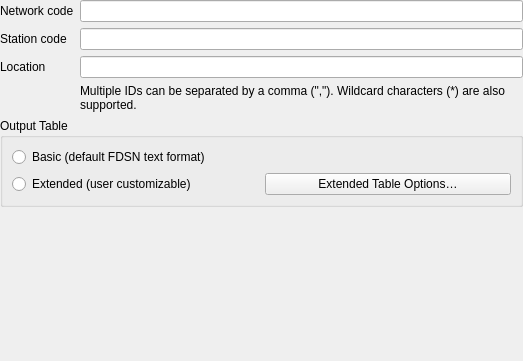
<?xml version="1.0" encoding="UTF-8"?>
<ui version="4.0">
 <class>filter_stations_by_id_widget_base</class>
 <widget class="QWidget" name="filter_stations_by_id_widget_base">
  <property name="geometry">
   <rect>
    <x>0</x>
    <y>0</y>
    <width>523</width>
    <height>361</height>
   </rect>
  </property>
  <property name="windowTitle">
   <string>Form</string>
  </property>
  <layout class="QGridLayout" name="gridLayout">
   <property name="leftMargin">
    <number>0</number>
   </property>
   <property name="topMargin">
    <number>0</number>
   </property>
   <property name="rightMargin">
    <number>0</number>
   </property>
   <property name="bottomMargin">
    <number>0</number>
   </property>
   <item row="1" column="0" colspan="2">
    <widget class="QLabel" name="label_3">
     <property name="text">
      <string>Station code</string>
     </property>
    </widget>
   </item>
   <item row="4" column="2">
    <widget class="QLabel" name="label">
     <property name="text">
      <string>Multiple IDs can be separated by a comma (&quot;,&quot;). Wildcard characters (*) are also supported.</string>
     </property>
     <property name="wordWrap">
      <bool>true</bool>
     </property>
    </widget>
   </item>
   <item row="2" column="2">
    <widget class="QLineEdit" name="edit_location_code"/>
   </item>
   <item row="7" column="0" colspan="3">
    <widget class="QGroupBox" name="groupBox_4">
     <property name="title">
      <string>Output Table</string>
     </property>
     <layout class="QGridLayout" name="gridLayout_8">
      <item row="1" column="0">
       <widget class="QRadioButton" name="radio_extended_output">
        <property name="text">
         <string>Extended (user customizable)</string>
        </property>
       </widget>
      </item>
      <item row="1" column="1">
       <widget class="QPushButton" name="output_table_options_button">
        <property name="text">
         <string>Extended Table Options…</string>
        </property>
       </widget>
      </item>
      <item row="0" column="0" colspan="2">
       <widget class="QRadioButton" name="radio_basic_output">
        <property name="text">
         <string>Basic (default FDSN text format)</string>
        </property>
       </widget>
      </item>
     </layout>
    </widget>
   </item>
   <item row="1" column="2">
    <widget class="QLineEdit" name="edit_station_code"/>
   </item>
   <item row="0" column="0" colspan="2">
    <widget class="QLabel" name="label_2">
     <property name="text">
      <string>Network code</string>
     </property>
    </widget>
   </item>
   <item row="2" column="0" colspan="2">
    <widget class="QLabel" name="label_4">
     <property name="text">
      <string>Location</string>
     </property>
    </widget>
   </item>
   <item row="0" column="2">
    <widget class="QLineEdit" name="edit_network_code"/>
   </item>
   <item row="8" column="0">
    <spacer name="verticalSpacer">
     <property name="orientation">
      <enum>Qt::Vertical</enum>
     </property>
     <property name="sizeHint" stdset="0">
      <size>
       <width>20</width>
       <height>40</height>
      </size>
     </property>
    </spacer>
   </item>
  </layout>
 </widget>
 <resources/>
 <connections/>
</ui>
